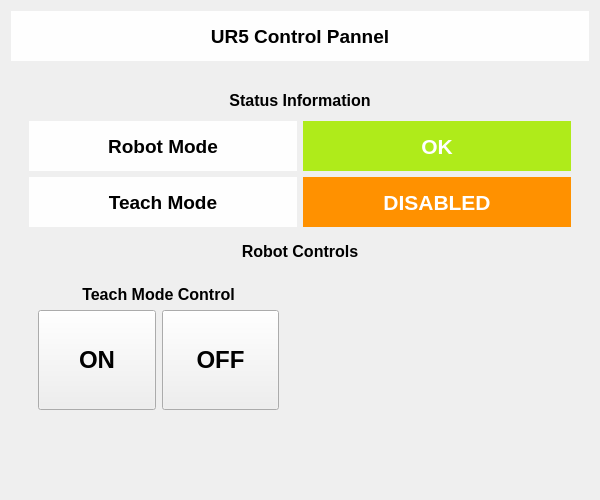
<?xml version="1.0" encoding="UTF-8"?>
<ui version="4.0">
 <class>Form</class>
 <widget class="QWidget" name="Form">
  <property name="geometry">
   <rect>
    <x>0</x>
    <y>0</y>
    <width>600</width>
    <height>500</height>
   </rect>
  </property>
  <property name="minimumSize">
   <size>
    <width>600</width>
    <height>500</height>
   </size>
  </property>
  <property name="windowTitle">
   <string>Form</string>
  </property>
  <layout class="QVBoxLayout" name="verticalLayout">
   <item>
    <widget class="QLabel" name="label">
     <property name="minimumSize">
      <size>
       <width>0</width>
       <height>50</height>
      </size>
     </property>
     <property name="maximumSize">
      <size>
       <width>16777215</width>
       <height>50</height>
      </size>
     </property>
     <property name="font">
      <font>
       <pointsize>14</pointsize>
       <weight>75</weight>
       <bold>true</bold>
      </font>
     </property>
     <property name="styleSheet">
      <string notr="true">background-color:#fefefe</string>
     </property>
     <property name="text">
      <string>UR5 Control Pannel</string>
     </property>
     <property name="alignment">
      <set>Qt::AlignCenter</set>
     </property>
    </widget>
   </item>
   <item>
    <widget class="QWidget" name="widget" native="true">
     <layout class="QGridLayout" name="gridLayout">
      <item row="0" column="0" colspan="2">
       <widget class="QWidget" name="widget_5" native="true">
        <layout class="QGridLayout" name="gridLayout_3">
         <item row="1" column="0">
          <widget class="QLabel" name="label_3">
           <property name="minimumSize">
            <size>
             <width>0</width>
             <height>50</height>
            </size>
           </property>
           <property name="maximumSize">
            <size>
             <width>16777215</width>
             <height>50</height>
            </size>
           </property>
           <property name="font">
            <font>
             <pointsize>14</pointsize>
             <weight>75</weight>
             <bold>true</bold>
            </font>
           </property>
           <property name="styleSheet">
            <string notr="true">background-color:#fefefe</string>
           </property>
           <property name="text">
            <string>Robot Mode</string>
           </property>
           <property name="alignment">
            <set>Qt::AlignCenter</set>
           </property>
          </widget>
         </item>
         <item row="2" column="1">
          <widget class="QLabel" name="enable_label">
           <property name="minimumSize">
            <size>
             <width>0</width>
             <height>50</height>
            </size>
           </property>
           <property name="maximumSize">
            <size>
             <width>16777215</width>
             <height>50</height>
            </size>
           </property>
           <property name="font">
            <font>
             <pointsize>16</pointsize>
             <weight>75</weight>
             <bold>true</bold>
            </font>
           </property>
           <property name="styleSheet">
            <string notr="true">background-color:#FF9100;color:#ffffff</string>
           </property>
           <property name="lineWidth">
            <number>1</number>
           </property>
           <property name="text">
            <string>DISABLED</string>
           </property>
           <property name="alignment">
            <set>Qt::AlignCenter</set>
           </property>
          </widget>
         </item>
         <item row="1" column="1">
          <widget class="QLabel" name="status_label">
           <property name="minimumSize">
            <size>
             <width>0</width>
             <height>50</height>
            </size>
           </property>
           <property name="maximumSize">
            <size>
             <width>16777215</width>
             <height>50</height>
            </size>
           </property>
           <property name="font">
            <font>
             <pointsize>16</pointsize>
             <weight>75</weight>
             <bold>true</bold>
            </font>
           </property>
           <property name="styleSheet">
            <string notr="true">color:#ffffff; background-color:#AFEB1A</string>
           </property>
           <property name="text">
            <string>OK</string>
           </property>
           <property name="alignment">
            <set>Qt::AlignCenter</set>
           </property>
          </widget>
         </item>
         <item row="2" column="0">
          <widget class="QLabel" name="label_2">
           <property name="minimumSize">
            <size>
             <width>0</width>
             <height>50</height>
            </size>
           </property>
           <property name="maximumSize">
            <size>
             <width>16777215</width>
             <height>50</height>
            </size>
           </property>
           <property name="font">
            <font>
             <pointsize>14</pointsize>
             <weight>75</weight>
             <bold>true</bold>
            </font>
           </property>
           <property name="styleSheet">
            <string notr="true">background-color:#fefefe</string>
           </property>
           <property name="text">
            <string>Teach Mode</string>
           </property>
           <property name="alignment">
            <set>Qt::AlignCenter</set>
           </property>
          </widget>
         </item>
         <item row="0" column="0" colspan="2">
          <widget class="QLabel" name="label_4">
           <property name="minimumSize">
            <size>
             <width>0</width>
             <height>30</height>
            </size>
           </property>
           <property name="maximumSize">
            <size>
             <width>16777215</width>
             <height>30</height>
            </size>
           </property>
           <property name="font">
            <font>
             <pointsize>12</pointsize>
             <weight>75</weight>
             <bold>true</bold>
            </font>
           </property>
           <property name="text">
            <string>Status Information</string>
           </property>
           <property name="alignment">
            <set>Qt::AlignCenter</set>
           </property>
          </widget>
         </item>
        </layout>
       </widget>
      </item>
      <item row="2" column="1">
       <widget class="QWidget" name="widget_3" native="true">
        <layout class="QVBoxLayout" name="verticalLayout_3">
         <item>
          <spacer name="verticalSpacer_2">
           <property name="orientation">
            <enum>Qt::Vertical</enum>
           </property>
           <property name="sizeHint" stdset="0">
            <size>
             <width>20</width>
             <height>196</height>
            </size>
           </property>
          </spacer>
         </item>
        </layout>
        <zorder>widget_2</zorder>
        <zorder>verticalSpacer_2</zorder>
       </widget>
      </item>
      <item row="2" column="0">
       <widget class="QWidget" name="widget_2" native="true">
        <property name="styleSheet">
         <string notr="true"/>
        </property>
        <layout class="QVBoxLayout" name="verticalLayout_2">
         <item>
          <widget class="QWidget" name="widget_4" native="true">
           <property name="styleSheet">
            <string notr="true"/>
           </property>
           <layout class="QGridLayout" name="gridLayout_2">
            <item row="0" column="0" colspan="2">
             <widget class="QLabel" name="label_5">
              <property name="font">
               <font>
                <pointsize>12</pointsize>
                <weight>75</weight>
                <bold>true</bold>
               </font>
              </property>
              <property name="text">
               <string>Teach Mode Control</string>
              </property>
              <property name="alignment">
               <set>Qt::AlignCenter</set>
              </property>
             </widget>
            </item>
            <item row="1" column="0">
             <widget class="QPushButton" name="enable_btn">
              <property name="minimumSize">
               <size>
                <width>0</width>
                <height>100</height>
               </size>
              </property>
              <property name="font">
               <font>
                <pointsize>18</pointsize>
                <weight>75</weight>
                <bold>true</bold>
               </font>
              </property>
              <property name="styleSheet">
               <string notr="true"/>
              </property>
              <property name="text">
               <string>ON</string>
              </property>
             </widget>
            </item>
            <item row="1" column="1">
             <widget class="QPushButton" name="disable_btn">
              <property name="minimumSize">
               <size>
                <width>0</width>
                <height>100</height>
               </size>
              </property>
              <property name="font">
               <font>
                <pointsize>18</pointsize>
                <weight>75</weight>
                <bold>true</bold>
               </font>
              </property>
              <property name="styleSheet">
               <string notr="true"/>
              </property>
              <property name="text">
               <string>OFF</string>
              </property>
             </widget>
            </item>
           </layout>
          </widget>
         </item>
         <item>
          <spacer name="verticalSpacer">
           <property name="orientation">
            <enum>Qt::Vertical</enum>
           </property>
           <property name="sizeHint" stdset="0">
            <size>
             <width>20</width>
             <height>40</height>
            </size>
           </property>
          </spacer>
         </item>
        </layout>
       </widget>
      </item>
      <item row="1" column="0" colspan="2">
       <widget class="QLabel" name="label_6">
        <property name="font">
         <font>
          <pointsize>12</pointsize>
          <weight>75</weight>
          <bold>true</bold>
         </font>
        </property>
        <property name="text">
         <string>Robot Controls</string>
        </property>
        <property name="alignment">
         <set>Qt::AlignCenter</set>
        </property>
       </widget>
      </item>
     </layout>
    </widget>
   </item>
  </layout>
 </widget>
 <resources/>
 <connections/>
</ui>
